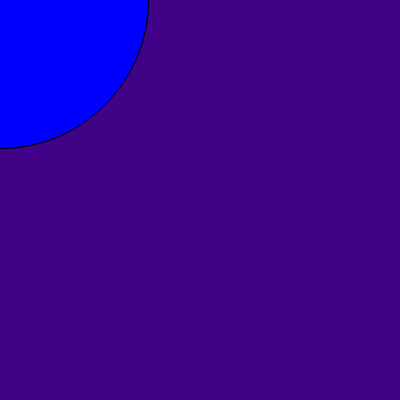
Frame 1 (no input)
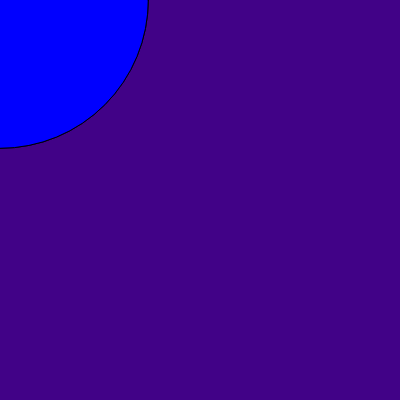
Frame 60 (no input)
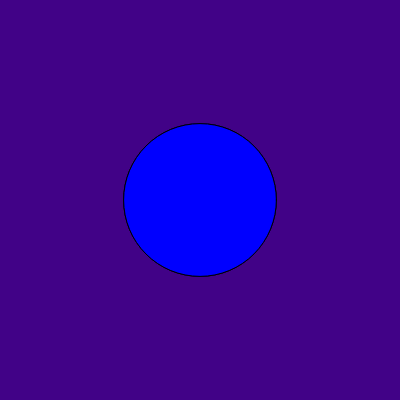
Frame 120 (the mouse pressed at the canvas centre since frame 60)

The p5.js sketch that drew these frames (run headless with seeded random() and noise() and a simulated clock; from frame 60 on, the mouse is pressed at the canvas centre):

// p5.js sketch
// ── sketch.js
let x;
let y;
let distanciaX;
let distanciaY;
let distancia;
function setup() {
  createCanvas(400, 400);
  x = random(400);
  x = int(x);
  y = random(400);
  y = int(y);
}

function draw() {
  background(0);
   background("#410287");
  x = x + random(-2,2)
  y = y + random(-2,2)
  //ajuste aleatorio do ponto oculto
  // circle (x, y, 10); //circulo aleatorio
 // let distanciaX; //cateto
 // let distanciaY; //cateto
 // let distancia; //hipotenusa
  distanciaX = mouseX - x; //diferença de distancia X
  distanciaY = mouseY - y; //diferença de distancia Y
  // distancia = sqrt(distanciaX * distanciaX + distanciaY * distanciaY);
 distancia = dist(mouseX,mouseY,x,y) //função nativa para calcular distancia
 
  circle(mouseX, mouseY, distancia);
 // console.log(distancia); //revela o valor da hipotenusa

  dist(mouseX,mouseY,x,y)

  if (distancia < 3) { //se posicaoX do mouse for igual a X
    text("Encontrei!", 175, 200); //entao mostrara o texto "encontrei"
    noLoop();
  }

 if (distancia > 150){
   fill ("blue")
   circle (mouseX, mouseY, distancia)
} else if (distancia > 100){
    fill ("yellow")
    circle (mouseX,mouseY,distancia)
} else if (distancia > 75){
  fill ("orange")
  circle (mouseX,mouseY,distancia)
} else if (distancia > 15){
    fill("red")
    circle (mouseX,mouseY,distancia)
  }
  }
